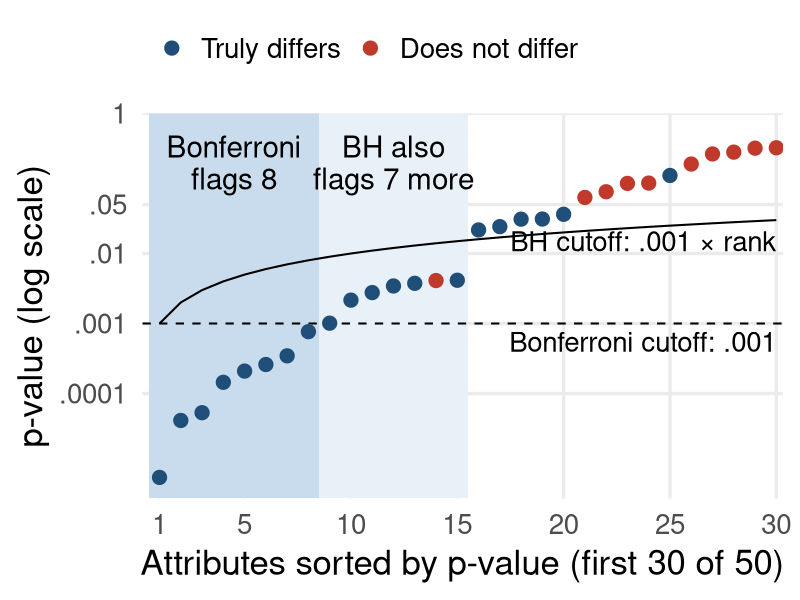

R code for this plot:
# One simulated dataset for the FWER vs FDR slides in Lecture 6.
#
# 50 review attributes tested for a difference between verified and unverified reviews.
# 20 truly differ (expected z of 3), 30 do not. The seed is one where both rules flag
# about their average number (Bonferroni 8, Benjamini-Hochberg 15).
#
# Run from this folder: Rscript fwer-fdr.R

library(ggplot2)

set.seed(155)
k <- 50; k1 <- 20; mu <- 3; alpha <- 0.05
z <- c(rnorm(k1, mu), rnorm(k - k1))
d <- data.frame(p = 2 * pnorm(-abs(z)),
                truth = c(rep("Truly differs", k1), rep("Does not differ", k - k1)))
d <- d[order(d$p), ]
d$rank <- seq_len(k)
d$bh_cut <- alpha * d$rank / k

n_bon <- sum(d$p < alpha / k)
n_bh <- max(which(d$p <= d$bh_cut))
cat(sprintf("Bonferroni flags %d (false: %d); BH flags %d (false: %d)\n",
            n_bon, sum(d$truth[1:n_bon] == "Does not differ"),
            n_bh, sum(d$truth[1:n_bh] == "Does not differ")))

show <- d[d$rank <= 30, ]
cols <- c("Truly differs" = "#1f4e79", "Does not differ" = "#c0392b")

p <- ggplot(show, aes(rank, p)) +
  annotate("rect", xmin = 0.5, xmax = n_bh + 0.5, ymin = min(show$p) / 2, ymax = 1,
           fill = "#e8f0f8") +
  annotate("rect", xmin = 0.5, xmax = n_bon + 0.5, ymin = min(show$p) / 2, ymax = 1,
           fill = "#c9dcee") +
  annotate("text", x = n_bon / 2 + 0.5, y = 0.2, label = "Bonferroni\nflags 8",
           size = 7.5, lineheight = 0.9) +
  annotate("text", x = (n_bon + n_bh) / 2 + 0.5, y = 0.2, label = "BH also\nflags 7 more",
           size = 7.5, lineheight = 0.9) +
  geom_hline(yintercept = alpha / k, linetype = "dashed", linewidth = 0.7) +
  geom_line(aes(y = bh_cut), linewidth = 0.7) +
  annotate("text", x = 30, y = alpha / k * 0.55, label = "Bonferroni cutoff: .001",
           hjust = 1, size = 7) +
  annotate("text", x = 30, y = alpha * 30 / k * 0.5, label = "BH cutoff: .001 × rank",
           hjust = 1, size = 7) +
  geom_point(aes(colour = truth), size = 4.5) +
  scale_colour_manual(values = cols, name = NULL, breaks = c("Truly differs", "Does not differ")) +
  scale_y_log10(limits = c(min(show$p) / 2, 1), expand = c(0, 0), breaks = c(1e-6, 1e-4, 1e-3, 1e-2, 0.05, 1),
                labels = c(".000001", ".0001", ".001", ".01", ".05", "1")) +
  scale_x_continuous(breaks = c(1, 5, 10, 15, 20, 25, 30), expand = expansion(add = 0.3)) +
  labs(x = "Attributes sorted by p-value (first 30 of 50)",
       y = "p-value (log scale)") +
  theme_minimal(base_size = 25) +
  theme(panel.grid.minor = element_blank(), legend.position = "top",
        legend.justification = "left")

ggsave("fwer-fdr.png", p, width = 12, height = 6.2, dpi = 200, bg = "white")
